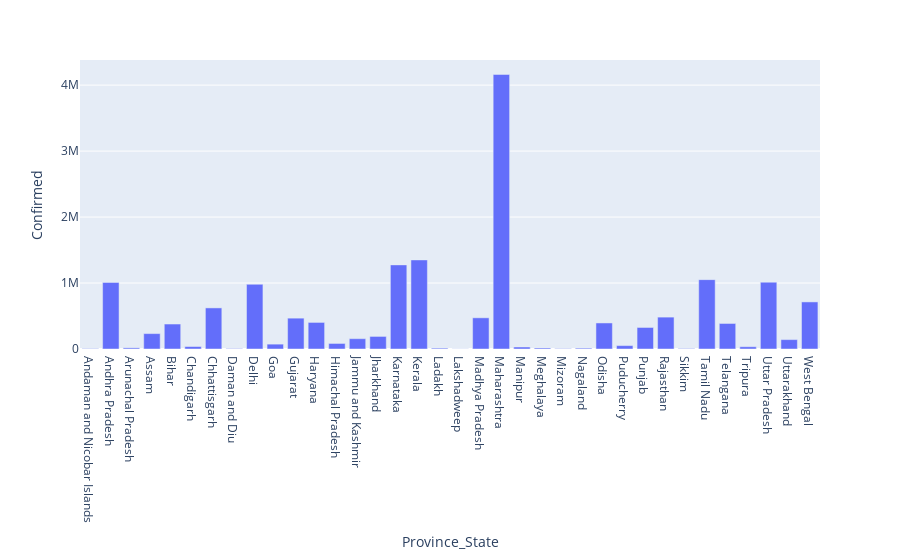

The notebook cell this image was saved under:
### Code cell
px.bar(india_df,x='Province_State',y='Confirmed')

### Figure 1 — Plotly figure (JSON) as saved in the notebook; plotly's stock layout.template omitted (floating-point values rounded to 4 significant figures)
{"data": [{"alignmentgroup": "True", "hovertemplate": "Province_State=%{x}<br>Confirmed=%{y}<extra></extra>", "legendgroup": "", "marker": {"color": "#636efa"}, "name": "", "offsetgroup": "", "orientation": "v", "showlegend": false, "textposition": "auto", "type": "bar", "x": ["Andaman and Nicobar Islands", "Andhra Pradesh", "Arunachal Pradesh", "Assam", "Bihar", "Chandigarh", "Chhattisgarh", "Daman and Diu", "Delhi", "Goa", "Gujarat", "Haryana", "Himachal Pradesh", "Jammu and Kashmir", "Jharkhand", "Karnataka", "Kerala", "Ladakh", "Lakshadweep", "Madhya Pradesh", "Maharashtra", "Manipur", "Meghalaya", "Mizoram", "Nagaland", "Odisha", "Puducherry", "Punjab", "Rajasthan", "Sikkim", "Tamil Nadu", "Telangana", "Tripura", "Uttar Pradesh", "Uttarakhand", "West Bengal"], "xaxis": "x", "y": [5569, 1009228, 17430, 233453, 378442, 37232, 622965, 6142, 980679, 73644, 467640, 402843, 84065, 156344, 190692, 1274959, 1350501, 13089, 1805, 472785, 4161676, 30151, 15631, 5283, 12889, 394694, 51372, 326447, 483273, 7037, 1051487, 387106, 34429, 1013370, 142349, 713780], "yaxis": "y"}], "layout": {"barmode": "relative", "legend": {"tracegroupgap": 0}, "margin": {"t": 60}, "xaxis": {"anchor": "y", "domain": [0, 1], "title": {"text": "Province_State"}}, "yaxis": {"anchor": "x", "domain": [0, 1], "title": {"text": "Confirmed"}}}}
